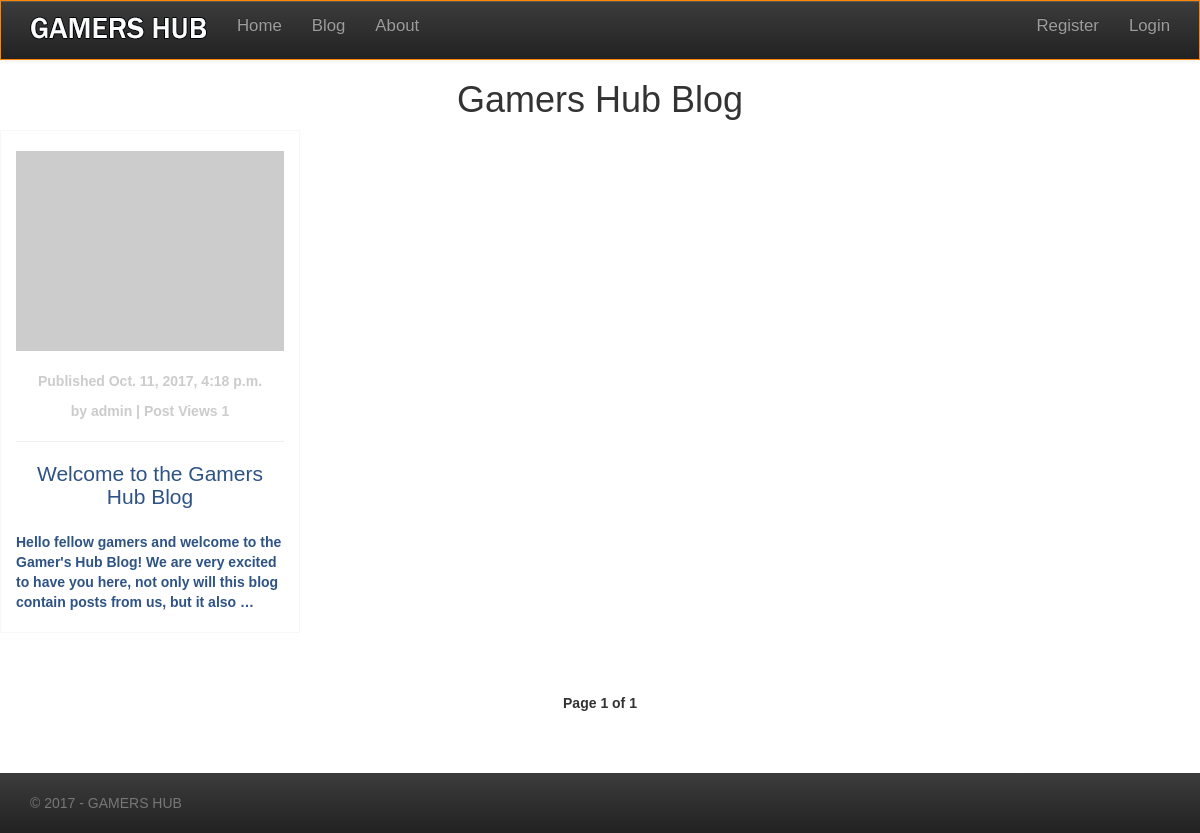
/blog/, run on an earlier commit of the app's database.
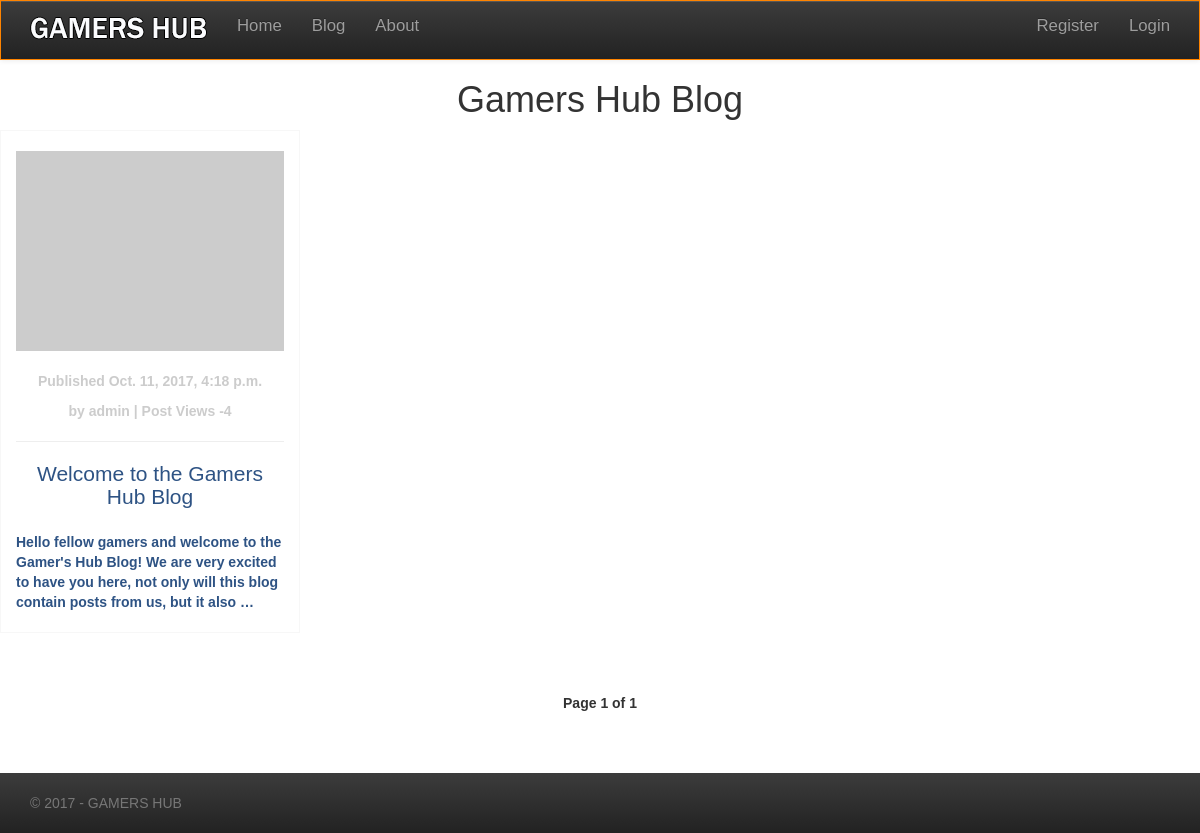
And on a later commit of the database.
### gamersblog/models.py (models this page shows, shortened)
class BlogPost(models.Model):
    STATUS_CHOICES = (
        ('save_draft', 'Draft'),
        ('published', 'Published'),
    )
    post_title = models.CharField(max_length=40)
    post_slug = models.SlugField(max_length=50, unique_for_date='publish')
    post_author = models.ForeignKey(User, related_name='blog_posts')
    post_body = models.TextField()
    publish = models.DateTimeField(default=timezone.now)
    created_date = models.DateTimeField(auto_now_add=True)
    updated_date = models.DateTimeField(auto_now=True)
    post_status = models.CharField(max_length=10, choices=STATUS_CHOICES)
    post_views = models.IntegerField(default=0)  # record the number of post views
    post_tags = models.CharField(max_length=30, blank=True, null=True)
    objects = models.Manager()  # default Django Manager
    published = PublishedBlogPostManager()  # Our Custom Manager
    class Meta:
        ordering = ('-publish',)
    def get_absolute_url(self):
        return reverse('gamersblog:blog_post_detail',
                       args=[self.publish.strftime('%d'),
                             self.publish.strftime('%m'),
                             self.publish.year,
                             self.post_slug])

### gamersblog/views.py (the view)
def blog_post_list(request):
    object_list = BlogPost.published.all()
    paginator = Paginator(object_list, 4)  # 4 posts in each page
    page = request.GET.get('page')
    try:
        blog_posts = paginator.page(page)
    except PageNotAnInteger:
        blog_posts = paginator.page(1)
    except EmptyPage:
        blog_posts = paginator.page(paginator.num_pages)
    return render(request, 'gamersblog/blogposts/blogpostlist.html', {'page': page, 'blog_posts': blog_posts})

### gamersblog/models.py (called while the page is built)
    def get_queryset(self):
        return super(PublishedBlogPostManager, self).get_queryset().filter(post_status='published')

### gamersblog/templates/gamersblog/blogposts/blogpostlist.html (shortened to what this page needs)
{% extends "gamershub/base.html" %}
{% load staticfiles %}
{% block content %}
    <div id="blog-post-content">
        <h1>Gamers Hub Blog</h1>
        {% for post in  blog_posts %}
            <div class="col-md-3 blog-post-container">
                <a href="{{ post.get_absolute_url }}">
                    <img src="http://via.placeholder.com/500x200" alt="blog-post-thumbs">
                </a>
                <p class="date">
                    Published {{ post.publish }}
                </p>
                <p class="date">
                    by {{ post.post_author }} | Post Views {{ post.post_views }}
                </p>
                <hr>
                <div id="blog-post-title">
                    <h2>
                        <a href="{{ post.get_absolute_url }}">
                            {{ post.post_title }}
                        </a>
                    </h2>
                </div>
                <div id="blog-post-preview">
                        <a href="{{ post.get_absolute_url }}">
                            <p>{{ post.post_body|truncatewords:30|linebreaks }}</p>
                        </a>
                </div>
            </div>
        {% endfor %}
        <div class="col-md-12">
            {% include "gamersblog/blogposts/blogpostpagination.html" with page=blog_posts %}
        </div>
    </div>
{% endblock %}

What changed in the data, as far as the page shows it:
changed BlogPost "Welcome to the Gamers Hub Blog": post_views "1" → "-4"
